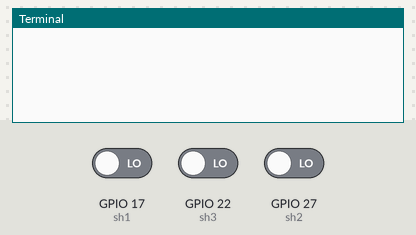
Recording of a program running on a simulated Raspberry Pi (BCM pin numbers). Parts: the last lines printed to the terminal. Inputs (shaded band) come from the test bench; at power-on: GPIO 17 (sh1) LOW, GPIO 22 (sh3) LOW, GPIO 27 (sh2) LOW.

Above: at 1.2 s.
1.3 s: GPIO 17 (sh1) driven HIGH
At 2.1 s:
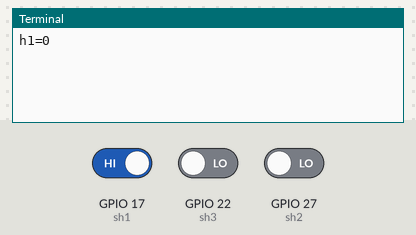
2.8 s: GPIO 22 (sh3) driven HIGH
At 3.3 s:
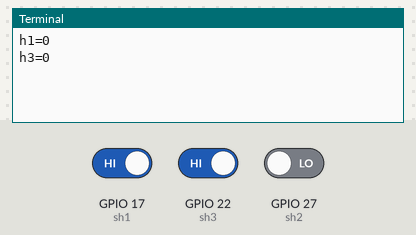
4.3 s: GPIO 27 (sh2) driven HIGH
At 5.5 s:
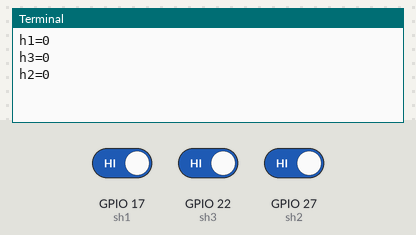
5.8 s: GPIO 17 (sh1) driven LOW
At 6.7 s:
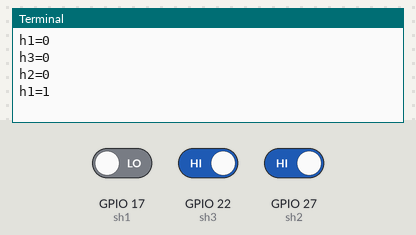
7.3 s: GPIO 22 (sh3) driven LOW
At 7.9 s:
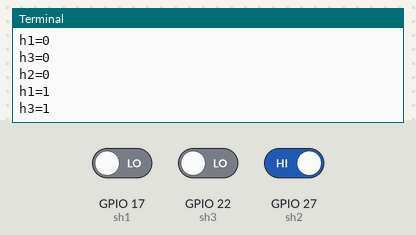
8.8 s: GPIO 27 (sh2) driven LOW
At 10.2 s:
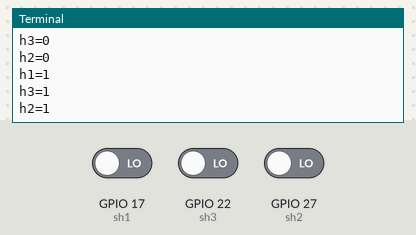
Timing chart, 0 to 11.3 s (numbered marks = the images above; inputs shaded):
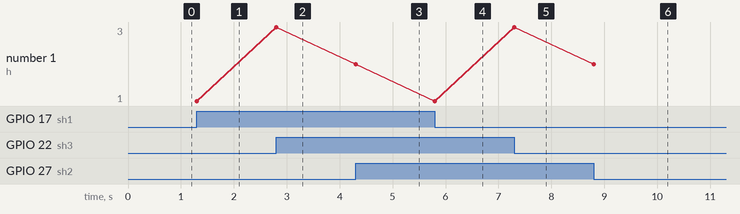

The program:

humedad.py
```python
import RPi.GPIO as GPIO
import time

GPIO.setmode(GPIO.BCM)

sh1 = 17
sh2 = 27
sh3 = 22

GPIO.setup(sh2, GPIO.IN)
GPIO.setup(sh1, GPIO.IN)
GPIO.setup(sh3, GPIO.IN)

def humedad1(sh1):
    if GPIO.input(sh1):
        print("h1=0")
    else:
        print("h1=1")


def humedad2(sh2):
    if GPIO.input(sh2):
        print("h2=0")
    else:
        print("h2=1")


def humedad3(sh3):
    if GPIO.input(sh3):
        print("h3=0")
    else:
        print("h3=1")

GPIO.add_event_detect(sh2, GPIO.BOTH, bouncetime=300)
GPIO.add_event_callback(sh2, humedad2)
GPIO.add_event_detect(sh1, GPIO.BOTH, bouncetime=300)
GPIO.add_event_callback(sh1, humedad1)
GPIO.add_event_detect(sh3, GPIO.BOTH, bouncetime=300)
GPIO.add_event_callback(sh3, humedad3)


while True :
    time.sleep(1)
```

Measured:
- after the input at 1.3 s, the terminal: prints a new line at once (image 1)
- after the input at 2.8 s, the terminal: prints a new line at once (image 2)
- after the input at 4.3 s, the terminal: prints a new line at once (image 3)
- after the input at 5.8 s, the terminal: prints a new line at once (image 4)
- after the input at 7.3 s, the terminal: prints a new line at once (image 5)
- after the input at 8.8 s, the terminal: prints a new line at once (image 6)
- plotted number 1: 1 → 3 after the input at 2.8 s, 3 → 2 after the input at 4.3 s, 2 → 1 after the input at 5.8 s, 1 → 3 after the input at 7.3 s, 3 → 2 after the input at 8.8 s
